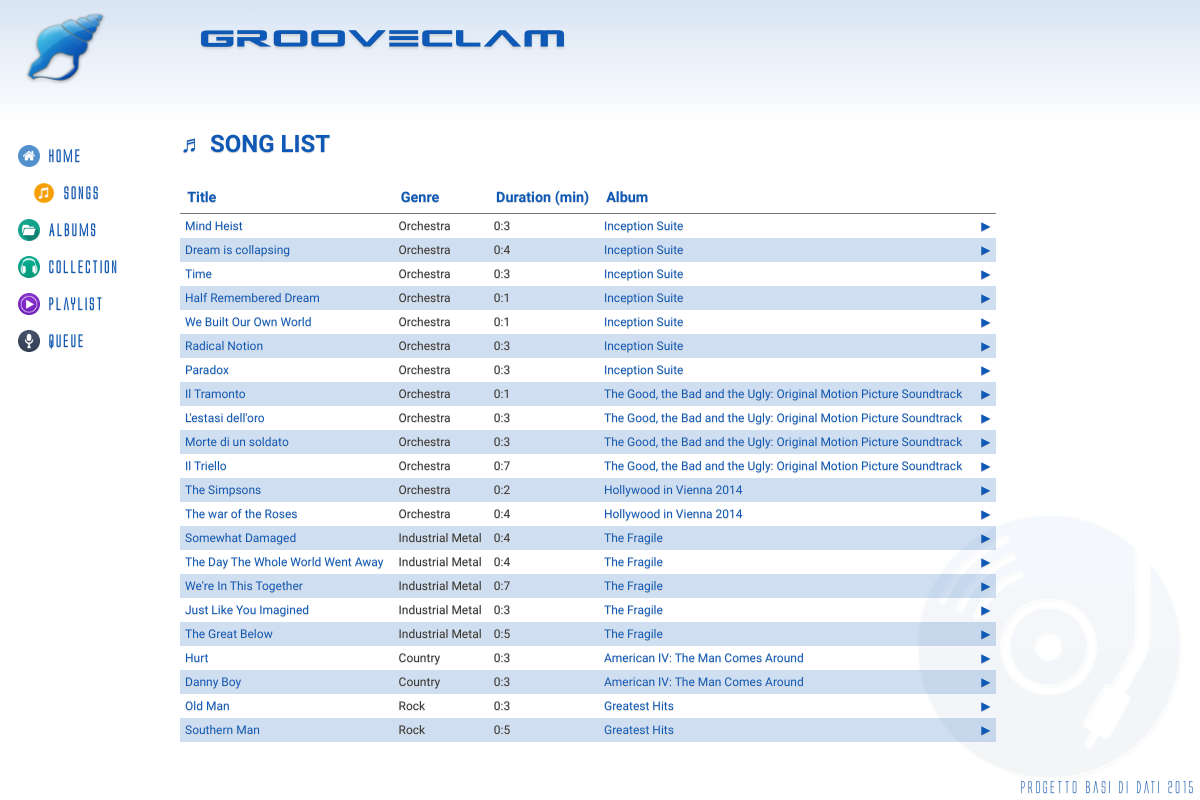
The app's page /?controller=songs&action=index, older data.
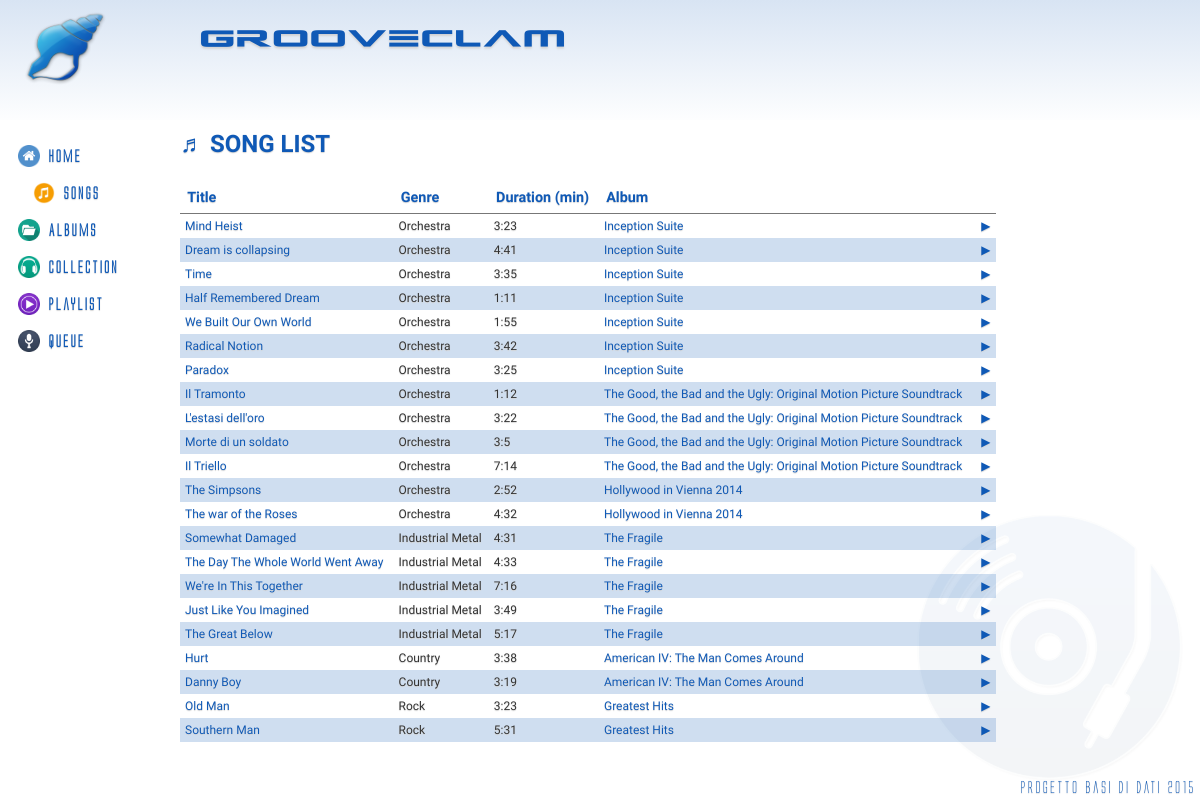
The same page, newer data.
### tables this page shows
CREATE TABLE IF NOT EXISTS `Song` (
	`IdSong` INT(11) NOT NULL AUTO_INCREMENT,
	`IdAlbum` INT(11) NOT NULL,
	`Title` VARCHAR(140) NOT NULL,
	`Genre` VARCHAR(40) NOT NULL,
	`Duration` INT(11),
	`IdImage` INT(11) NOT NULL,
	PRIMARY KEY(`IdSong`),
	FOREIGN KEY(`IdAlbum`) REFERENCES Album(`IdAlbum`) ON DELETE CASCADE ON UPDATE CASCADE,
	FOREIGN KEY(`IdImage`) REFERENCES Cover(`IdImage`) ON DELETE CASCADE ON UPDATE CASCADE
);

CREATE TABLE IF NOT EXISTS `Album` (
	`IdAlbum` INT(11) NOT NULL AUTO_INCREMENT,
	`Title` VARCHAR(140) NOT NULL,
	`Author` VARCHAR(140) NOT NULL,
	`Info` VARCHAR(300) DEFAULT NULL,
	`Year` DATE NOT NULL,
	`Live` BOOLEAN NOT NULL,
	`Location` VARCHAR(40) DEFAULT NULL,
	PRIMARY KEY(`IdAlbum`)
);

### controllers/songs_controller.php (called while the page is built, shortened)
<?php
class SongsController {
	public function index() {
		$songs = Song::all();
		require_once('views/songs/index.php');
	}
}
?>

### index.php (called while the page is built, shortened)
<?php
require_once('views/layout.php');
?>

### models/song.php (called while the page is built, shortened)
<?php
class Song {
	private $id;
	private $title;
	private $genre;
	private $duration;
	private $idalbum;
	private $album;
	public function __construct($id, $title, $genre, $duration, $author, $idalbum, $album) {
		$this->id = $id;
		$this->title = $title;
		$this->genre = $genre;
		$this->duration = $duration;
		$this->idalbum = $idalbum;
		$this->album = $album;
	}
	public function id() {
		return $this->id;
	}
	public function title() {
		return $this->title;
	}
	public function genre() {
		return $this->genre;
	}
	public function duration() {
		return $this->duration;
	}
	public function idalbum() {
		return $this->idalbum;
	}
	public function	album() {
		return $this->album;
	}
	public static function all() {
		$list = array();
		$db = Db::getInstance();
		$req = $db->query('SELECT s.*, a.Author, a.Title as AlbumTitle FROM Song s INNER JOIN Album a ON(s.IdAlbum = a.IdAlbum)');
		foreach($req->fetchAll() as $song) {
			$list[] = new Song($song['IdSong'], $song['Title'], $song['Genre'], $song['Duration'], $song['Author'], $song['IdAlbum'], $song['AlbumTitle']);
		}
		return $list;
	}
}
?>

### views/songs/index.php (the view, shortened to what this page needs)
<h2>&#9836; SONG LIST</h2>
<table class="table">
<thead>
	<tr>
		<th>Title</th>
		<th>Genre</th>
		<th>Duration (min)</th>
		<th>Album</th>
        <th></th>
	</tr>
</thead>
<tbody>
<?php foreach($songs as $song) { ?>
	<tr>
		<td><a href='?controller=songs&action=show&id=<?php echo $song->id(); ?>'><?php echo $song->title(); ?></a></td>
		<td><?php echo $song->genre(); ?></td>
		<td><?php echo floor($song->duration() / 60).":".($song->duration() % 60); ?></td>
		<td><a href='?controller=albums&action=show&id=<?php echo $song->idalbum(); ?>'><?php echo $song->album(); ?></a></td>
        <td><a href="#" onclick="play('<?php echo $song->duration() . '\'',',\'' . addslashes($song->title()) . '\'',',\'' . $song->id(); ?>');">&#9654;</a></td>
	</tr>
<?php } ?>
</tbody>
</table>

Row changes from the older to the newer data that the page shows:
changed song "Mind Heist": floor($song->duration()/60) "0" → "3"; $song->duration()%60 "3" → "23"
changed song "Dream is collapsing": floor($song->duration()/60) "0" → "4"; $song->duration()%60 "4" → "41"
changed song "Time": floor($song->duration()/60) "0" → "3"; $song->duration()%60 "3" → "35"
changed song "Half Remembered Dream": floor($song->duration()/60) "0" → "1"; $song->duration()%60 "1" → "11"
changed song "We Built Our Own World": floor($song->duration()/60) "0" → "1"; $song->duration()%60 "1" → "55"
changed song "Radical Notion": floor($song->duration()/60) "0" → "3"; $song->duration()%60 "3" → "42"
changed song "Paradox": floor($song->duration()/60) "0" → "3"; $song->duration()%60 "3" → "25"
changed song "Il Tramonto": floor($song->duration()/60) "0" → "1"; $song->duration()%60 "1" → "12"
changed song "L'estasi dell'oro": floor($song->duration()/60) "0" → "3"; $song->duration()%60 "3" → "22"
changed song "Morte di un soldato": floor($song->duration()/60) "0" → "3"; $song->duration()%60 "3" → "5"
changed song "Il Triello": floor($song->duration()/60) "0" → "7"; $song->duration()%60 "7" → "14"
changed song "The Simpsons": floor($song->duration()/60) "0" → "2"; $song->duration()%60 "2" → "52"
changed song "The war of the Roses": floor($song->duration()/60) "0" → "4"; $song->duration()%60 "4" → "32"
changed song "Somewhat Damaged": floor($song->duration()/60) "0" → "4"; $song->duration()%60 "4" → "31"
changed song "The Day The Whole World Went Away": floor($song->duration()/60) "0" → "4"; $song->duration()%60 "4" → "33"
changed song "We're In This Together": floor($song->duration()/60) "0" → "7"; $song->duration()%60 "7" → "16"
changed song "Just Like You Imagined": floor($song->duration()/60) "0" → "3"; $song->duration()%60 "3" → "49"
changed song "The Great Below": floor($song->duration()/60) "0" → "5"; $song->duration()%60 "5" → "17"
changed song "Hurt": floor($song->duration()/60) "0" → "3"; $song->duration()%60 "3" → "38"
changed song "Danny Boy": floor($song->duration()/60) "0" → "3"; $song->duration()%60 "3" → "19"
changed song "Old Man": floor($song->duration()/60) "0" → "3"; $song->duration()%60 "3" → "23"
changed song "Southern Man": floor($song->duration()/60) "0" → "5"; $song->duration()%60 "5" → "31"
